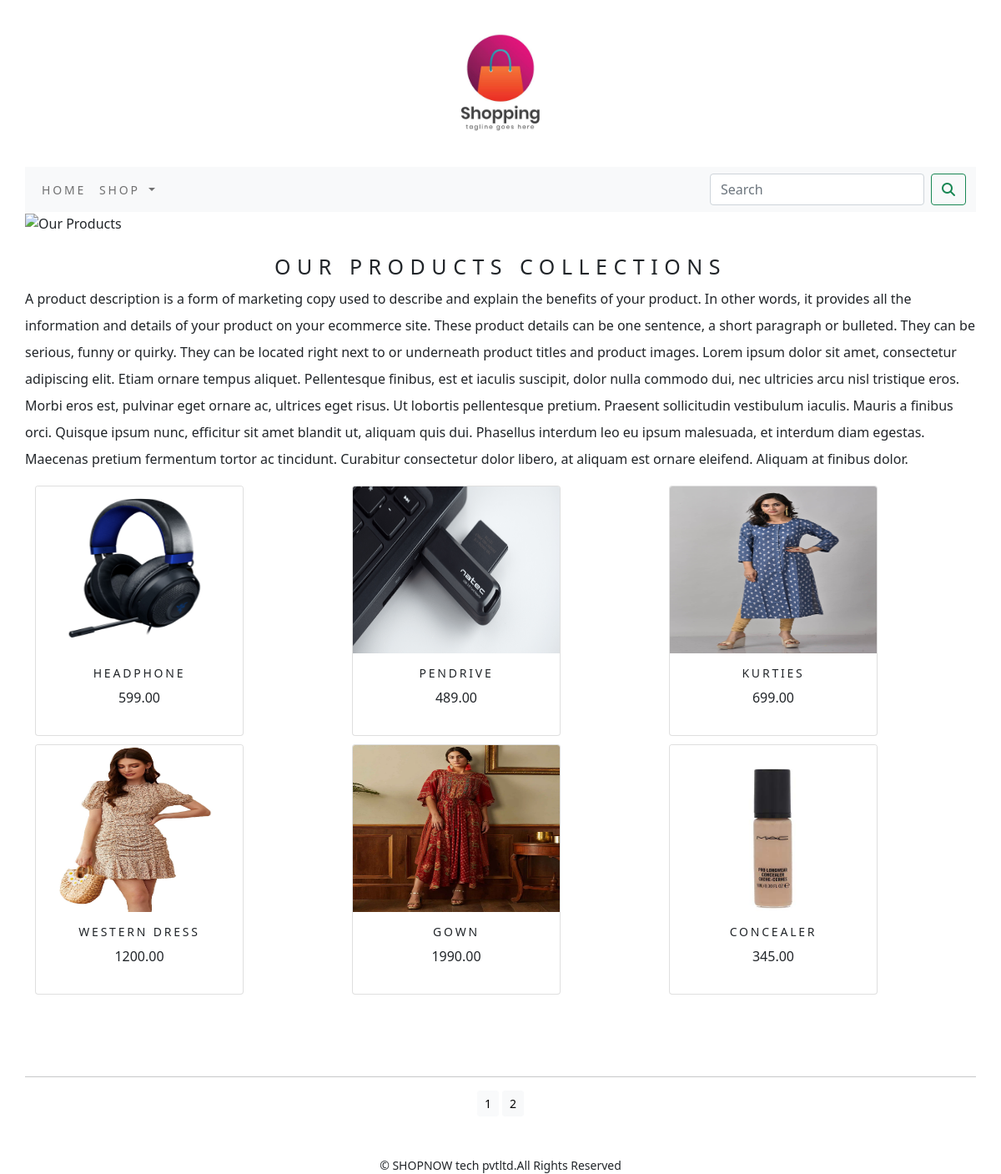
The app's page /shop/ with its own data.
### shop/models.py (models this page shows, shortened)
class Product(models.Model):
    name = models.CharField(max_length=250, unique=True)
    slug = models.SlugField(max_length=250, unique=True)
    description = models.TextField(blank=True)
    price = models.DecimalField(max_digits=10, decimal_places=2)
    category = models.ForeignKey(Category, on_delete=models.CASCADE)
    image = models.ImageField(upload_to='product', blank=True)
    stock = models.IntegerField()
    available = models.BooleanField(default=True)
    created = models.DateTimeField(auto_now_add=True)
    updated = models.DateTimeField(auto_now=True)
    def get_url(self):
        return reverse('shop:prodCatdetail', args=[self.category.slug, self.slug])
    class Meta:
        ordering: ('name',)
        verbose_name = 'product'
        verbose_name_plural = 'products'

### shop/views.py (the view)
# urls.py: path('', views.allProdCat, name='allProdCat'),
def allProdCat(request, c_slug=None):
    c_page = None
    products_list = None
    if c_slug != None:
        c_page = get_object_or_404(Category, slug=c_slug)
        products_list = Product.objects.all().filter(category=c_page, available=True)
    else:
        products_list = Product.objects.all().filter(available=True)
    paginator = Paginator(products_list, 6)
    try:
        page = int(request.GET('page', '1'))
    except:
        page = 1
    try:
        products = paginator.page(page)
    except  (EmptyPage, InvalidPage):
        products = paginator.page(paginator.num_pages)
    return render(request, 'category.html', {'category': c_page, 'products': products})

### cart/context_processors.py (called while the page is built)
def counter(request):
    item_count=0
    if 'admin' in request.path:
        return  {}
    else:
        try:
            cart=Cart.objects.filter(cart_id=_cart_id(request))
            cart_items=CartItem.objects.all().filter(cart=cart[:1])
            for cart_item in cart_items:
                item_count +=cart_item.quantity
        except Cart.DoesNotExist:
            item_count =0
    return dict(item_count=item_count)

### cart/views.py (called while the page is built)
def _cart_id(request):
    cart = request.session.session_key
    if not cart:
        cart = request.session.create()
    return cart

### shop/context_processors.py (called while the page is built)
def menu_links(request):
    links=Category.objects.all()
    return dict(links=links)

### shop/models.py (called while the page is built)
    def get_url(self):
        return reverse('shop:product_by_category', args=[self.slug])

### template/category.html (shortened to what this page needs)
{% extends 'base.html' %}
{% load static %}
{% block content %}
<div class="mx-auto">
    {% if category %}
    <img class="my_image" src="{{category.image.url}}"  alt="{{category.name}}">
</div>
<br>
<div>
    <h1 class="text-center my_title"><b>{{category.name}}</b></h1>
    <p class="text-justify">{{category.description}}</p>
</div>
{% else %}
<div>
    <img class="my_image my_image_padding" src="{% static 'img/banners.jpg' %}" alt="Our Products" width="1400px" height="300px">
</div>
<br>
<div>
    <h1 class="text-center my_title">Our Products Collections</h1>
    <p class="text-justify" style="line-height:200%;">A product description is a form of marketing copy used to describe and explain the benefits of your product. In other words, it provides all the information and details of your product on your ecommerce site.
These product details can be one sentence, a short paragraph or bulleted. They can be serious, funny or quirky. They can be located right next to or underneath product titles and product images.
    Lorem ipsum dolor sit amet, consectetur adipiscing elit. Etiam ornare tempus aliquet. Pellentesque finibus, est et iaculis suscipit, dolor nulla commodo dui, nec ultricies arcu nisl tristique eros. Morbi eros est, pulvinar eget ornare ac, ultrices eget risus. Ut lobortis pellentesque pretium. Praesent sollicitudin vestibulum iaculis. Mauris a finibus orci. Quisque ipsum nunc, efficitur sit amet blandit ut, aliquam quis dui. Phasellus interdum leo eu ipsum malesuada, et interdum diam egestas. Maecenas pretium fermentum tortor ac tincidunt. Curabitur consectetur dolor libero, at aliquam est ornare eleifend. Aliquam at finibus dolor.</p>
</div>
{% endif %}
<div class="container">
    <div class="row mx_auto">
        {% for product in products %}
        <div class="my_bottom_margin col-9 col-sm-12 col-md-4 col-lg-4">
            <div class="card text-center" style="height:300px;width:250px" >
                <a href="{{product.get_url}}"><img class="card-img-top my_image" style="width:100%;height:200px"  src="{{product.image.url}}" alt="{{product.name}}"></a>
                <div class="card-body">
                    <h4>{{product.name}}</h4>
                    <p>{{product.price}}</p>
                </div>
            </div>
        </div>
        {% endfor %}
    </div>
    </div>
    <div class="mx-auto">
        {% if products.paginator.num_pages > 1 %}
<br>
        <br>
        <br>
        <hr>
        <div class="text-center">
            {% for pg in products.paginator.page_range %}
            <a href="?page={{pg}}"  class="btn btn-light btn-sm {% if products.number == pg %} active {% endif %}">{{pg}}</a>
            {% endfor %}
        </div>
        {% endif %}
    </div>
    <br>
<br>
{% endblock %}

### template/base.html (shortened to what this page needs)
{% load static %}
<!DOCTYPE html>
<html lang="en">
<head>
    <link rel="stylesheet" href="{% static 'css/custom.css' %}">
        <link href="{% static 'css/bootstrap.min.css' %}" rel="stylesheet">
</head>
<body>
<div class="padding_body">
{% include 'header.html' %}
{% include 'navbar.html' %}
{% block content %}
{% endblock %}
</div>
{% include 'footer.html' %}
</body>
</html>

### template/header.html
{% load static %}
<header>
  <center>
    <a href="{% url 'shop:allProdCat' %}"><img src="{% static 'img/logosa.jpg' %}" alt="logimage" width="200" height="200"></a>
  </center>
</header>

### template/navbar.html (shortened to what this page needs)
<nav class="navbar navbar-expand-lg navbar-light bg-light">
  <div class="container-fluid">
    <div class="collapse navbar-collapse" id="navbarSupportedContent">
      <ul class="navbar-nav me-auto mb-2 mb-lg-0">
        <li class="nav-item">
          <a class="nav-link" href="#">Home</a>
        </li>
        <li class="nav-item dropdown  {% if 'shop' in request.path %} active {% endif %}">
          <a class="nav-link dropdown-toggle" href="#" id="navbarDropdown" role="button" data-bs-toggle="dropdown" aria-expanded="false">
            Shop
          </a>
        </li>
      </ul>
      <form class="d-flex" action="{% url 'search_app:searchResult' %}" method="get">
        <input class="form-control me-2" type="search" placeholder="Search" name="q" aria-label="Search">
        <button class="btn btn-outline-success" type="submit"><i class="fa fa-search"></i></button>
      </form>
    </div>
  </div>
</nav>

### template/footer.html
<div class="footer navbar-fixed-bottom my_footer">
  <p class="text-center">&copy; SHOPNOW tech pvtltd.All Rights Reserved</p>
</div>

### static/css/custom.css (style rules this page uses)
.nav-item { letter-spacing :.2em; font-size:14px; text-transform :uppercase; }
.my_footer { background-color:white; height:20px; }
.my_footer p { font-size:14px; }
.my_image { width:100%; height:auto; }
.my_title { font-size:25px; text-transform:uppercase; letter-spacing:.3em; }
.padding_body { padding-left:30px; padding-right:30px }
.my_bottom_margin { margin-bottom:10px; }
.card-body h4 { font-size:14px; text-transform:uppercase; letter-spacing:.2em; }

### records on screen
Product: image (picture), name "HEADPHONE", price "599.00"
Product: image (picture), name "PENDRIVE", price "489.00"
Product: image (picture), name "KURTIES", price "699.00"
Product: image (picture), name "WESTERN DRESS", price "1200.00"
Product: image (picture), name "GOWN", price "1990.00"
Product: image (picture), name "CONCEALER", price "345.00"

### other values on screen
{{ pg }} "1" "2"
